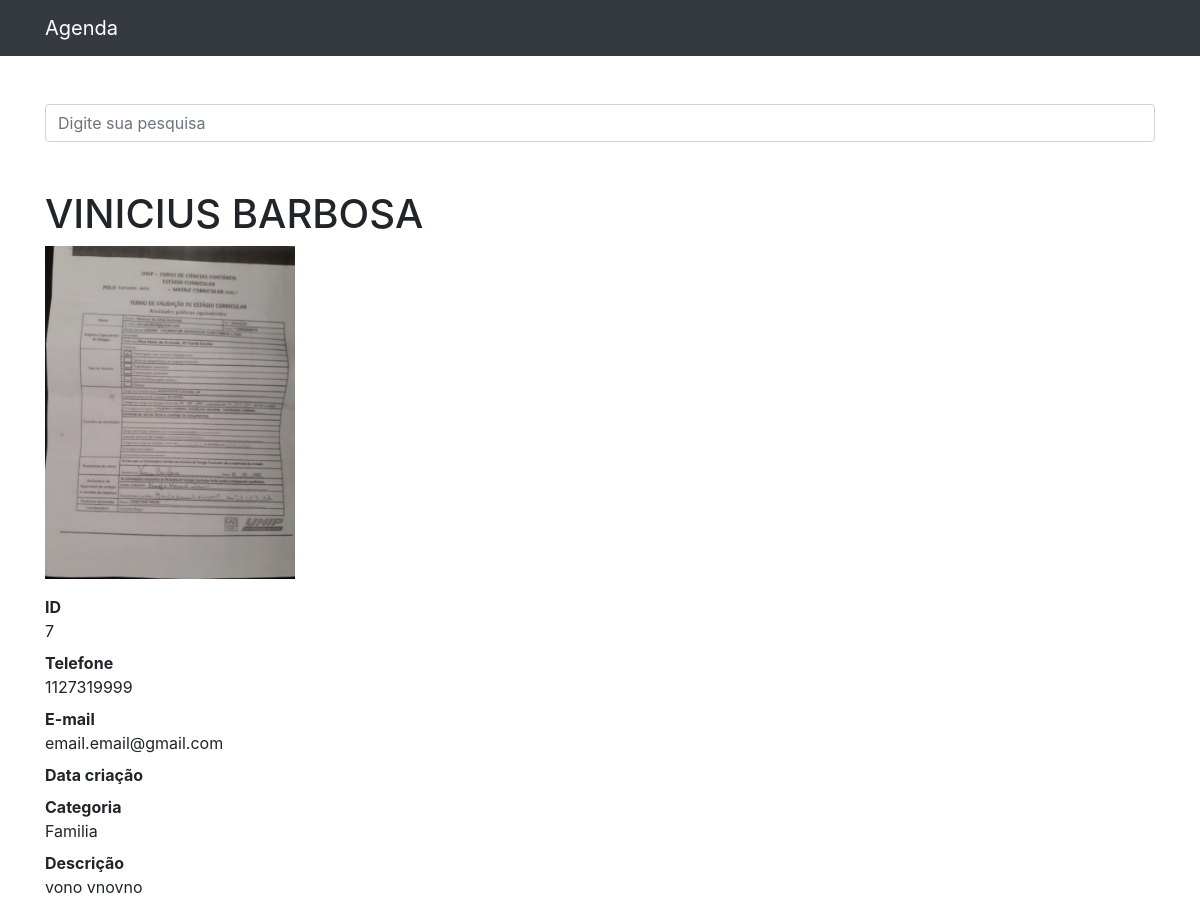
/7, run on the app's committed database.
### contatos/models.py (models this page shows, shortened)
class Contato(models.Model):
    nome = models.CharField(max_length=255)
    sobrenome = models.CharField(max_length=255, blank=True)
    telefone = models.CharField(max_length=255)
    email = models.CharField(max_length=255, blank=True)
    data_crianao = models.DateTimeField(default=timezone.now)
    descrinao = models.TextField(blank=True)
    categoria = models.ForeignKey(Categoria, on_delete=models.DO_NOTHING)
    mostrar = models.BooleanField(default=True)
    foto = models.ImageField(blank=True, upload_to='fotos/%Y/%m')

class Categoria(models.Model):
    nome = models.CharField(max_length=255)
    def __str__(self):
        return self.nome

### contatos/views.py (the view)
# urls.py: path('<int:contato_id>', views.ver_contato, name='ver_contato'),
def ver_contato(request, contato_id):
    contato = get_object_or_404(Contato, id=contato_id)
    if not contato.mostrar:
        raise Http404()
    return render(request, 'contatos/ver_contato.html', {
        'contato': contato
    })

### contatos/templates/contatos/ver_contato.html (shortened to what this page needs)
{% extends 'base.html' %}
{% block 'conteudo' %}
<h1 class="mt-5">{{ contato.nome }} {{ contato.sobrenome }}</h1>
    {% if contato.foto %}
    <p>
        <img src="{{ contato.foto.url }}" style="max-width:250px; height:auto;">
    </p>
    {% endif %}
<dl>
      <dt>ID</dt>
      <dd>{{ contato.id }}</dd>
      <dt>Telefone</dt>
      <dd>{{ contato.telefone }}</dd>
      <dt>E-mail</dt>
      <dd>{{ contato.email }}</dd>
      <dt>Data criação</dt>
      <dt>Categoria</dt>
      <dd>{{ contato.categoria }}</dd>
      <dt>Descrição</dt>
      <dd>
      {{ contato.descrinao }}
      </dd>
</dl>
{%endblock%}

### templates/base.html (shortened to what this page needs)
{% load static %}
<!DOCTYPE html>
<html lang="pt">
<head>
  {% include 'parciais/_head.html'%}
</head>
  <body>
    {% include 'parciais/_nav.html'%}
    <div class="container">
      <div class="row">
        <div class="col-lg-12">
          {% if 'accounts' not in request.path %}
          <br><br>
          <form method="get" action="{% url 'busca' %}">
            <div class="form-group row">
              <div class="col-12">
                <input class="form-control"
                       type="search" value="{{ request.GET.termo }}"
                       id="search-input"
                       placeholder="Digite sua pesquisa"
                       name="termo">
              </div>
            </div>
          </form>
          {% endif %}
        {%block 'conteudo'%}{%endblock%}
        </div>
      </div>
    </div>
  </body>
</html>

### templates/parciais/_head.html (shortened to what this page needs)
{% load static %}
<link href="{% static 'vendor/bootstrap/css/bootstrap.min.css' %}" rel="stylesheet">

### templates/parciais/_nav.html (shortened to what this page needs)
{% load static %}
<nav class="navbar navbar-expand-lg navbar-dark bg-dark static-top">
    <div class="container">
        <a class="navbar-brand" href="{% url 'index' %}">Agenda</a>
    </div>
</nav>

### data on the page
Contato: nome "VINICIUS", sobrenome "BARBOSA", foto (picture), id "7", telefone "1127319999", email "email.email@gmail.com", categoria "Familia", descrinao "vono vnovno"
